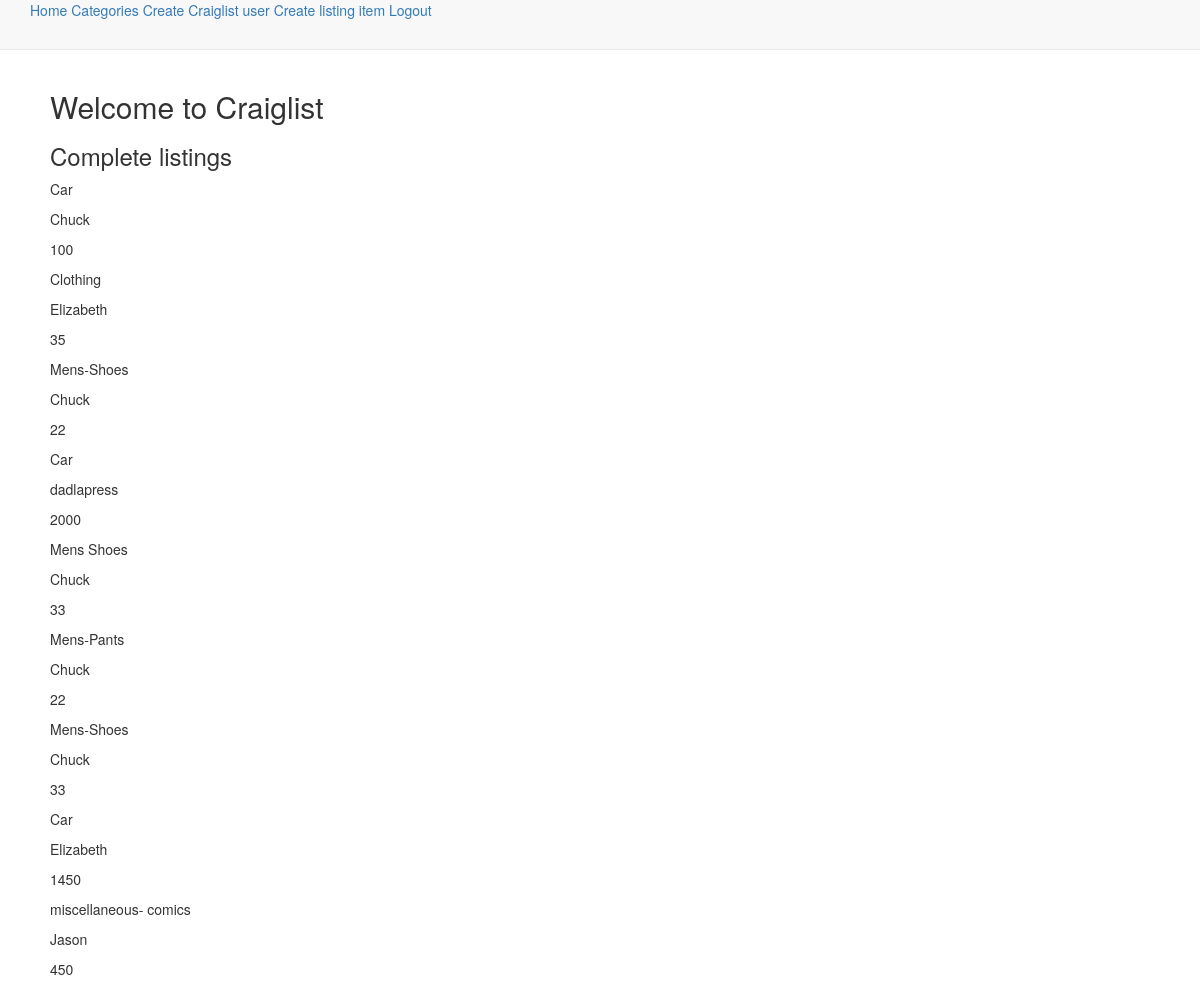
The app's page /, older data.
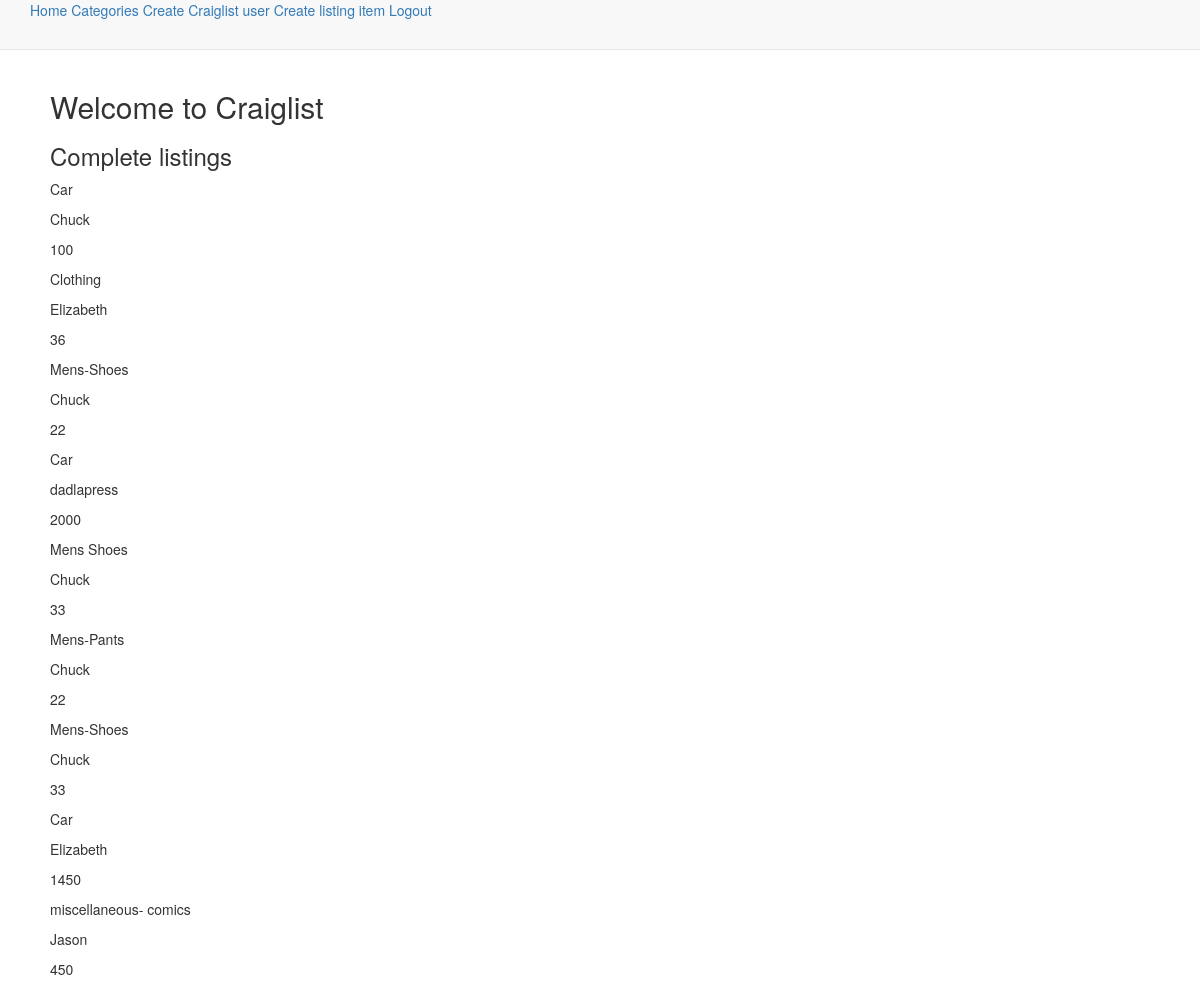
The same page, newer data.
### craigapp/models.py (models this page shows, shortened)
class Listing(models.Model):
    category = models.CharField(max_length=30)
    shopper = models.CharField(max_length=30)
    item_price = models.IntegerField()

### craigapp/views.py (the view)
# urls.py: url(r'^$',IndexView.as_view(), name="index_view"),
class IndexView(ListView):
    template_name = 'index.html'
    model = Listing
    def get_queryset(self):
        return Listing.objects.all()

### templates/index.html
{% extends 'base.html' %}
{% block content %}
<h3>Complete listings</h3>
{% for object in object_list %}
        <p>{{ object.category }}</p>
        <p>{{ object.shopper }}</p>
        <p>{{ object.item_price }}</p>
{% endfor %}
{% endblock %}

### templates/base.html (shortened to what this page needs)
{% load staticfiles %}
<!DOCTYPE html>
<html lang="en">
<head>
        <link rel="stylesheet" href='{% static "app/css/bootstrap.css" %}' media="screen" title="bootstrap" charset="utf-8">
</head>
<body>
    <br>
    <nav class="navbar navbar-default navbar-fixed-top">
      <div class="container">
            <a href="{% url 'index_view' %}">Home</a>
            <a href="{% url 'category_view' %}">Categories</a>
            <a href="{% url 'user_create_view'%}">Create Craiglist user</a>
            <a href="{%url 'listing_create_view'%}">Create listing item</a>
            <a href="{%url 'logout_view' %}">Logout</a>
     </div>
   </nav>
   <h2>Welcome to Craiglist</h2>
    {% block content %}{% endblock %}
</body>
</html>

Row changes from the older to the newer data that the page shows:
changed Listing "Clothing": item_price "35" → "36"
